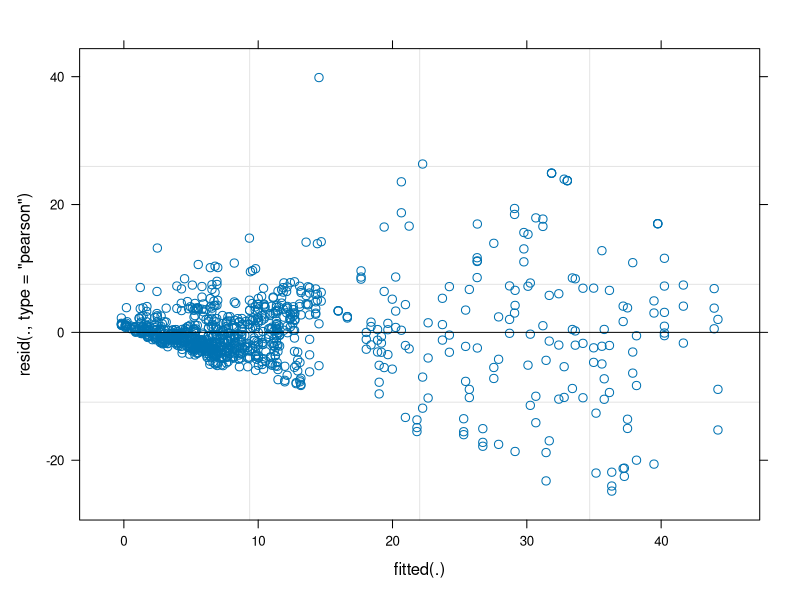

The R script that drew this image: (Note: this script raises an error after producing the figure.)
## ---- chunk 1
library(plyr)
library(dplyr)
library(tidyr)
library(lme4)
library(emmeans)
library(cowplot)
library(ggpubr)
library(ggplot2)
library(multcomp)
## ---- chunk 2
# read in data
invitro.comp <- read.csv("Data/EndophyteInVitro.csv", na.strings = "na")
str(invitro.comp)
## ---- chunk 3
invitro.comp.minus.zero <- invitro.comp %>%
  subset(dpi != 0) 
lm.comp <- lmer(colony_area_Fg ~ isolate * endophyte_strain * as.factor(dpi) + (1|trial), data = invitro.comp.minus.zero)
car::Anova(lm.comp)

plot(lm.comp) 
## ---- chunk 4
lsmeans.comp <- emmeans(lm.comp, ~endophyte_strain|dpi) # estimate lsmeans of variety within siteXyear
results_lsmeans_comp <- cld(lsmeans.comp, alpha = 0.05, adjust = "sidak", reversed = TRUE, details = TRUE) # contrast with Tukey ajustment
results_lsmeans_comp
## ---- chunk 5
kruskal.test(DON ~ Treatment, data = DON_sub)

pwwt <- pairwise.wilcox.test(DON_sub$DON, DON_sub$Treatment,
                 p.adjust.method = "bonferroni")

library(multcompView)
pwwt$p.value
library(reshape)
(a <- melt(test$p.value))
a.cc  <-  na.omit(a)
a.pvals  <-  a.cc[, 3]
names(a.pvals)  <-  paste(a.cc[, 1], a.cc[, 2], sep="-")
a.pvals
multcompLetters(a.pvals)

melt(pwwt$p.value)
## ---- chunk 6
ggplot(invitro.comp, aes(x = dpi, y = percent_occupied_Fg,  group = endophyte_strain, shape = endophyte_strain)) +
  stat_summary(fun.y=mean,geom="point", size = 2) +
  stat_summary(fun.data = mean_se, geom = "errorbar", width = 0.5) +
  stat_summary(fun.y=mean,geom="line", width = 0.75) +
  #geom_jitter(pch = 21, alpha = 0.6, width = 0.1) + 
  ylab("Percent area of petri dish \n occupied by F.g") +
  xlab("DPI") +
  theme_classic() +
  theme(legend.title = element_blank(),
    legend.position = c(.05, .95),
    legend.justification = c("left", "top"),
    legend.box.just = "left") 
## ---- chunk 7
means <- invitro.comp %>% 
  group_by(endophyte_strain, as.factor(dpi)) %>% 
  nest() %>%
  mutate(mean.percent.occupied = purrr::map(data,~mean(.$percent_occupied_Fg))) %>%
  mutate(SE.percent.occupied = purrr::map(data,~sd(.$percent_occupied_Fg)/sqrt(length(.$percent_occupied_Fg)))) %>%
  unnest(c(mean.percent.occupied, SE.percent.occupied))

means
## ---- chunk 8
# read in data
volitile.comp <- read.csv("Data/Volitile.csv", na.strings = "na")
str(volitile.comp)
## ---- chunk 9
lm.comp.volitile <- lmer(colony_area ~ fg * endophyte + (1|trial), data = volitile.comp)
car::Anova(lm.comp.volitile)

plot(lm.comp.volitile) 
## ---- chunk 10
lsmeans.volitile <- emmeans(lm.comp.volitile, ~endophyte|fg) # estimate lsmeans of variety within siteXyear
results_lsmeans_volitile <- emmeans::cld(lsmeans.volitile, alpha = 0.05, adjust = "tuk", reversed = TRUE, details = TRUE) # contrast with Tukey ajustment
results_lsmeans_volitile
## ---- chunk 11
volitile.graph <- ggplot(volitile.comp, aes(x = endophyte, y = colony_area)) +
  stat_summary(fun.y=mean,geom="bar", color = "black", width = 0.75) +
  stat_summary(fun.data = mean_se, geom = "errorbar", width = 0.5) +
  geom_jitter(pch = 21, alpha = 0.6, width = 0.1) + 
  ylab("Fg colony area") +
  xlab("") +
  theme_bw() +
  stat_compare_means(method = "anova")
